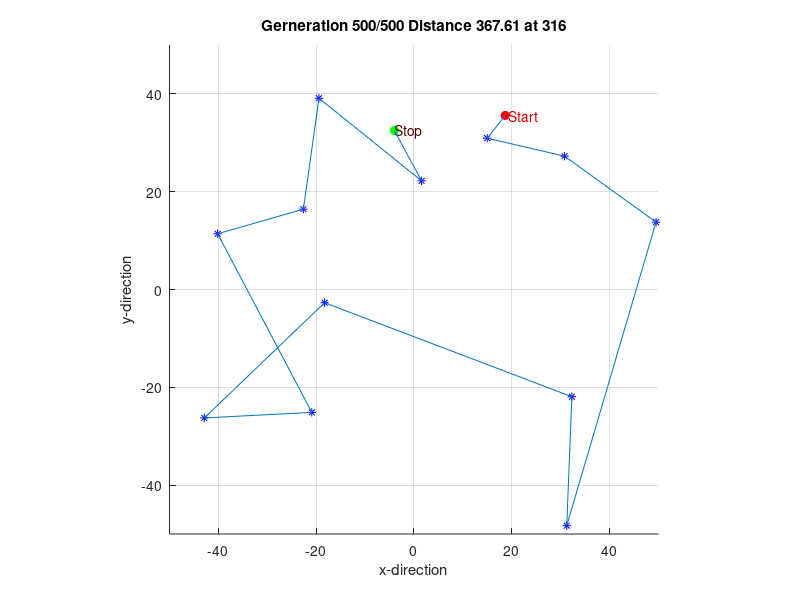
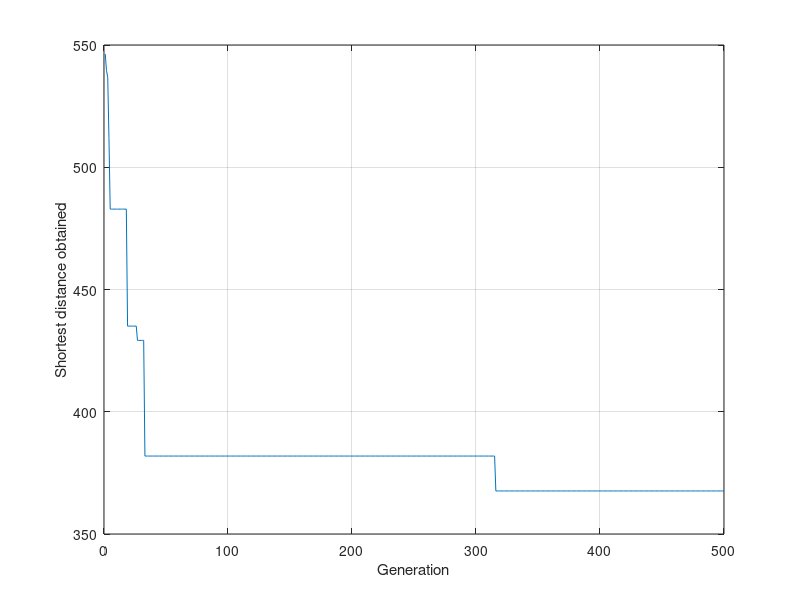

Here is the MATLAB script that generated these plots, in order:
function [] = mtrn4010_11()

% GA based path planning

clc; clear all; close all; dbstop if error;

field.range = 50;
field.LMs = 12;

fig = FigureNew(field);
[field] = NewLandmark(field);

GA.N = 100 ; GA.G = 500;
GA.Pc = 0.9 ; GA.Pm =0.3 ;
GA.mindis = realmax ; GA.mingen = 1;
GA.min = zeros(1,field.LMs);
[GA] = NewPopulation(GA,field);

% main GA loop
for g = 1:GA.G,
    title(sprintf('Gerneration %d/%d Distance %5.2f at %d',...
        g, GA.G, GA.mindis, GA.mingen)); drawnow;
    for n = 1:GA.N, % find travel distance as fitness
        dis(n) = FindDistance(GA.X(n,:),field);
    end;
    [mi,ix] = min(dis); % min travel distance
    if mi < GA.mindis, % fitter than before
        GA.mingen = g; % store
        GA.mindis = mi;
        GA.minX = GA.X(ix,:);
        P = field.LM(:,GA.X(ix,:)); P = [field.LMstart P field.LMstop]; % show path
        set(field.hdL.path, 'xdata',P(1,:),'ydata',P(2,:)); drawnow;
    end;
    GA.mindis_(g)=GA.mindis;
    % convert to minimiation problem
    fit = 1-dis/sum(dis); fit=fit/sum(fit); cumfit=cumsum(fit);
    for n=1:GA.N, % do selection
        r=rand; p = min(find(r<cumfit));
        GA.Y(n,:) = GA.X(p,:);
    end;
    
% do crossover
    for n = 1:GA.N,
        if rand<GA.Pc,
            p1=ceil(rand*GA.N); p2=ceil(rand*GA.N); c=ceil(rand*field.LMs);
            if rand < 0.5,
                GA.X(n,:) = [fliplr(GA.Y(p1,1:c)) (GA.Y(p2,c+1:end))];
            else
                GA.X(n,:) = [(GA.Y(p1,1:c)) fliplr(GA.Y(p2,c+1:end))];
            end;
        end;
    end;
    
% do mutation                
    for n=1:GA.N,
        if rand<GA.Pm,
            p=ceil(rand*GA.N); r1=ceil(rand*field.LMs); r2=ceil(rand*field.LMs);
            tmp=GA.X(p,r1); GA.X(p,r1)=GA.X(p,r2); GA.X(p,r2)=tmp;
        end;
    end;
    
% do elitism
    p=ceil(rand*GA.N);
    GA.X(p,:)=GA.minX;
    % remove landmark duplications
    for n=1:GA.N,
        for a=1:field.LMs,
            b=find(GA.X(n,:)==a);
            if length(b)>1,
                for c=1:field.LMs,
                    d=find(GA.X(n,:)==c);
                    if length(d)==0,
                        GA.X(n,b(1))=c;
                    end;
                end;
            end;
        end;
    end;
end;
figure('Units','normalized',...
'position',[rand*0.3+0.1 rand+0.2+0.1 0.35 0.35]);
plot(GA.mindis_); grid on;
xlabel('Generation'); ylabel('Shortest distance obtained');

function [fig] = FigureNew(field)
fig.fig = figure('units','normalized',...
    'position',[rand*0.3+0.1 rand*0.2+0.1 0.35 0.35]);
axis([-1 1 -1 1]*field.range); hold on; grid on; axis equal;
xlabel('x-direction'); ylabel('y-direction');
fig.ax = axis;

function [field]=NewLandmark(field)
field.LM=2*(rand(2,field.LMs)-0.5)*field.range;
field.hdL.LM=plot(field.LM(1,:),field.LM(2,:),'b*');
hold on; grid on; axis equal;
field.LMstart=2*(rand(2,1)-0.5)*field.range;
field.LMstop=2*(rand(2,1)-0.5)*field.range;
field.hdL.LMstart=plot(field.LMstart(1),field.LMstart(2),'ro',...
    'markerfacecolor','r');
text(field.LMstart(1),field.LMstart(2),' Start','color',[0.8 0 0]);
field.hdL.LMstart=plot(field.LMstop(1),field.LMstop(2), 'go', ...
    'markerfacecolor','g');
text(field.LMstop(1),field.LMstop(2),'Stop','color',[0.3 0 0]);
field.hdL.path=plot([0 0],[0 0]);

function [GA]=NewPopulation(GA,field)
for n=1:GA.N,
    GA.X(n,:)=randperm(field.LMs);
end;

function [dis]=FindDistance(X,field)
dis=0;
for z=1:length(X)-1,
    dx=field.LM(1,X(z+1))-field.LM(1,X(z));
    dy=field.LM(2,X(z+1))-field.LM(2,X(z));
    dxy=sqrt(dx^2+dy^2);
    dis=dis+dxy;
end;
dx=field.LM(1,X(1))-field.LMstart(1);
dy=field.LM(2,X(1))-field.LMstart(2);
dis=dis+sqrt(dx^2+dy^2);
dx=field.LM(1,X(end))-field.LMstop(1);
dy=field.LM(2,X(end))-field.LMstop(2);
dis=dis+sqrt(dx^2+dy^2);